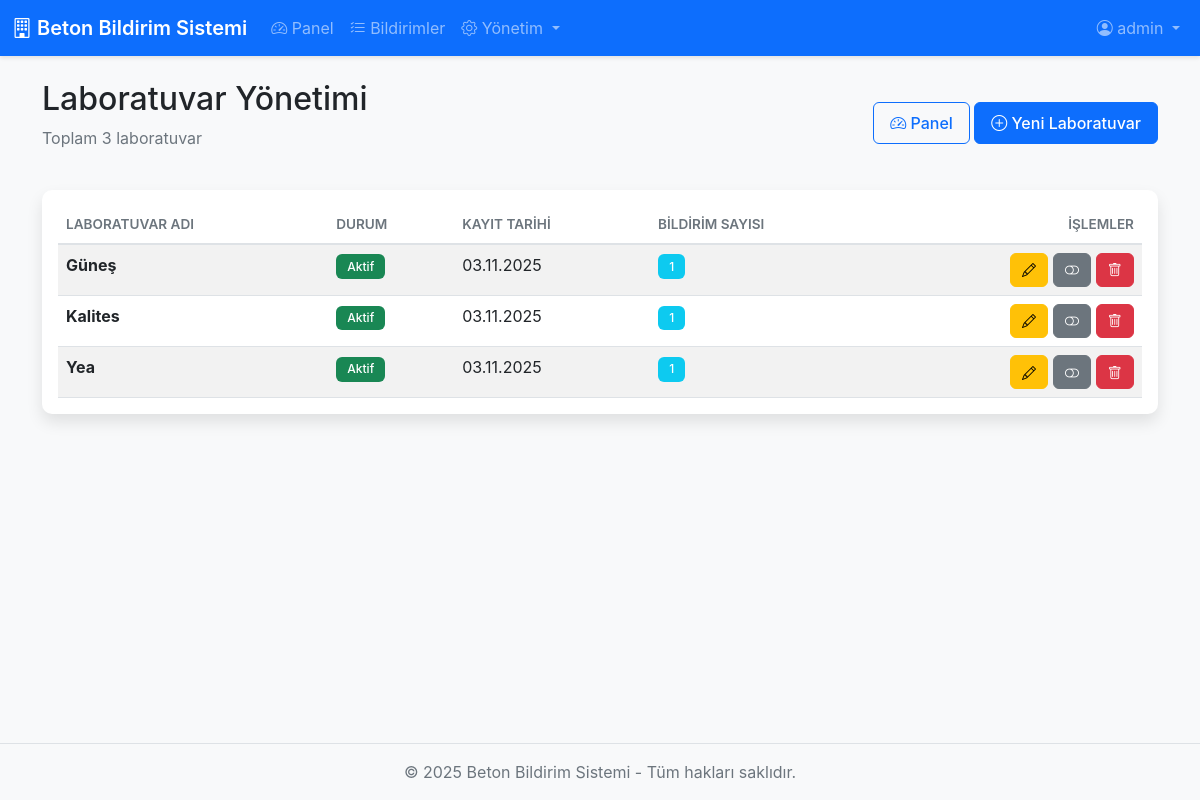
The page /admin/labs (signed in) on the database its author committed.
### models.py (models this page shows, shortened)
class User(UserMixin, db.Model):
    __tablename__ = 'users'
    id = db.Column(db.Integer, primary_key=True)
    username = db.Column(db.String(80), unique=True, nullable=False, index=True)
    password_hash = db.Column(db.String(255), nullable=False)
    company_name = db.Column(db.String(200), nullable=False)
    role = db.Column(db.String(20), nullable=False, default='user')  # 'admin' veya 'user'
    is_active = db.Column(db.Boolean, default=True, nullable=False)
    must_change_password = db.Column(db.Boolean, default=True, nullable=False)
    created_at = db.Column(db.DateTime, default=get_turkey_time, nullable=False)
    notifications = db.relationship('Notification', backref='user', lazy='dynamic', cascade='all, delete-orphan')
    def is_admin(self):
        return self.role == 'admin'

class Laboratuvar(db.Model):
    __tablename__ = 'laboratuvarlar'
    id = db.Column(db.Integer, primary_key=True)
    ad = db.Column(db.String(200), unique=True, nullable=False)
    is_active = db.Column(db.Boolean, default=True, nullable=False)
    created_at = db.Column(db.DateTime, default=get_turkey_time, nullable=False)
    notifications = db.relationship('Notification', backref='laboratuvar', lazy='dynamic')

### app.py (the view)
@app.route('/admin/labs')
@login_required
@admin_required
@password_change_required
def admin_labs():
    labs = Laboratuvar.query.order_by(Laboratuvar.ad).all()
    return render_template('admin/labs.html', labs=labs)

### app.py (called while the page is built)
@app.context_processor
def inject_csrf_token():
    return dict(csrf_token=generate_csrf)

@login_manager.user_loader
def load_user(user_id):
    return User.query.get(int(user_id))

### templates/admin/labs.html (shortened to what this page needs)
{% extends "base.html" %}
{% block content %}
<div class="row">
    <div class="col-12">
        <div class="d-flex justify-content-between align-items-center mb-4">
            <div>
                <h2> Laboratuvar Yönetimi</h2>
                <p class="text-muted">Toplam {{ labs|length }} laboratuvar</p>
            </div>
            <div>
                <a href="{{ url_for('admin_dashboard') }}" class="btn btn-outline-primary">
                    <i class="bi bi-speedometer2"></i> Panel
                </a>
                <a href="{{ url_for('admin_lab_add') }}" class="btn btn-primary">
                    <i class="bi bi-plus-circle"></i> Yeni Laboratuvar
                </a>
            </div>
        </div>
    </div>
</div>
<div class="row">
    <div class="col-12">
        <div class="card shadow">
            <div class="card-body">
                <div class="table-responsive">
                    <table class="table table-hover table-striped">
                        <thead>
                            <tr>
                                <th>Laboratuvar Adı</th>
                                <th>Durum</th>
                                <th>Kayıt Tarihi</th>
                                <th>Bildirim Sayısı</th>
                                <th class="text-end">İşlemler</th>
                            </tr>
                        </thead>
                        <tbody>
                            {% for lab in labs %}
                            <tr>
                                <td><strong>{{ lab.ad }}</strong></td>
                                <td>
                                    {% if lab.is_active %}
                                        <span class="badge bg-success">Aktif</span>
                                    {% else %}
                                        <span class="badge bg-secondary">Pasif</span>
                                    {% endif %}
                                </td>
                                <td>{{ lab.created_at.strftime('%d.%m.%Y') }}</td>
                                <td>
                                    <span class="badge bg-info">{{ lab.notifications.count() }}</span>
                                </td>
                                <td class="text-end">
                                    <a href="{{ url_for('admin_lab_edit', id=lab.id) }}"
                                       class="btn btn-sm btn-warning" title="Düzenle">
                                        <i class="bi bi-pencil"></i>
                                    </a>
                                    <form method="POST" action="{{ url_for('admin_lab_toggle', id=lab.id) }}"
                                          style="display: inline;">
                                        <button type="submit"
                                                class="btn btn-sm btn-{{ 'secondary' if lab.is_active else 'success' }}"
                                                title="{{ 'Pasif Yap' if lab.is_active else 'Aktif Yap' }}">
                                            <i class="bi bi-{{ 'toggle-off' if lab.is_active else 'toggle-on' }}"></i>
                                        </button>
                                    </form>
                                    <form method="POST" action="{{ url_for('admin_lab_delete', id=lab.id) }}"
                                          style="display: inline;"
                                          onsubmit="return confirm('Bu laboratuvarı silmek istediğinizden emin misiniz?');">
                                        <button type="submit" class="btn btn-sm btn-danger" title="Sil">
                                            <i class="bi bi-trash"></i>
                                        </button>
                                    </form>
                                </td>
                            </tr>
                            {% endfor %}
                        </tbody>
                    </table>
                </div>
            </div>
        </div>
    </div>
</div>
{% endblock %}

### templates/base.html (shortened to what this page needs)
<!DOCTYPE html>
<html lang="tr">
<head>
    <link href="https://cdn.jsdelivr.net/npm/bootstrap@5.3.0/dist/css/bootstrap.min.css" rel="stylesheet">
    <link rel="stylesheet" href="https://cdn.jsdelivr.net/npm/bootstrap-icons@1.10.0/font/bootstrap-icons.css">
    <link rel="stylesheet" href="{{ url_for('static', filename='css/style.css') }}">
</head>
<body>
    {% if current_user.is_authenticated and not current_user.must_change_password %}
    <nav class="navbar navbar-expand-lg navbar-dark bg-primary">
        <div class="container-fluid">
            <a class="navbar-brand" href="{{ url_for('index') }}">
                <i class="bi bi-building"></i> Beton Bildirim Sistemi
            </a>
            <div class="collapse navbar-collapse" id="navbarNav">
                <ul class="navbar-nav me-auto">
                    {% if current_user.is_admin() %}
                        <li class="nav-item">
                            <a class="nav-link" href="{{ url_for('admin_dashboard') }}">
                                <i class="bi bi-speedometer2"></i> Panel
                            </a>
                        </li>
                        <li class="nav-item">
                            <a class="nav-link" href="{{ url_for('admin_notifications') }}">
                                <i class="bi bi-list-check"></i> Bildirimler
                            </a>
                        </li>
                        <li class="nav-item dropdown">
                            <a class="nav-link dropdown-toggle" href="#" id="navbarDropdown" role="button" data-bs-toggle="dropdown">
                                <i class="bi bi-gear"></i> Yönetim
                            </a>
                        </li>
                    {% endif %}
                </ul>
                <ul class="navbar-nav">
                    <li class="nav-item dropdown">
                        <a class="nav-link dropdown-toggle" href="#" id="userDropdown" role="button" data-bs-toggle="dropdown">
                            <i class="bi bi-person-circle"></i> {{ current_user.username }}
                        </a>
                    </li>
                </ul>
            </div>
        </div>
    </nav>
    {% endif %}
    <main class="{% if current_user.is_authenticated and not current_user.must_change_password %}container mt-4{% endif %}">
        {% block content %}{% endblock %}
    </main>
    <footer class="footer mt-auto py-3 bg-light">
        <div class="container text-center">
            <span class="text-muted">&copy; 2025 Beton Bildirim Sistemi - Tüm hakları saklıdır.</span>
        </div>
    </footer>
</body>
</html>

### static/css/style.css (style rules this page uses)
:root { --primary-color: #0d6efd; --secondary-color: #6c757d; --success-color: #198754; --danger-color: #dc3545; --warning-color: #ffc107; --info-color: #0dcaf0; }
body { min-height: 100vh; display: flex; flex-direction: column; background-color: #f8f9fa; font-family: -apple-system, BlinkMacSystemFont, 'Segoe UI', Roboto, 'Helvetica Neue', Arial, sans-serif; }
main { flex: 1; }
.navbar { box-shadow: 0 2px 4px rgba(0, 0, 0, 0.1); }
.navbar-brand { font-weight: 600; font-size: 1.25rem; }
.card { border: none; border-radius: 10px; margin-bottom: 1.5rem; }
.table { margin-bottom: 0; }
.table thead th { border-bottom: 2px solid #dee2e6; font-weight: 600; text-transform: uppercase; font-size: 0.85rem; color: #6c757d; }
.btn { border-radius: 6px; padding: 0.5rem 1rem; font-weight: 500; transition: all 0.2s ease; }
.btn-sm { padding: 0.35rem 0.7rem; }
.badge { padding: 0.4rem 0.7rem; font-weight: 500; border-radius: 6px; }
.footer { margin-top: 3rem; padding: 1.5rem 0; border-top: 1px solid #dee2e6; }
.shadow { box-shadow: 0 0.5rem 1rem rgba(0, 0, 0, 0.1) !important; }
.collapse { transition: height 0.35s ease; }
.text-muted { color: #6c757d !important; }

### rows shown on the page
User: username "admin"
Laboratuvar: ad "Güneş", is_active "Aktif", created_at "03.11.2025", notifications.count "1"
Laboratuvar: ad "Kalites", is_active "Aktif", created_at "03.11.2025", notifications.count "1"
Laboratuvar: ad "Yea", is_active "Aktif", created_at "03.11.2025", notifications.count "1"

### other values the page prints
{{ labs|length }} "3"
